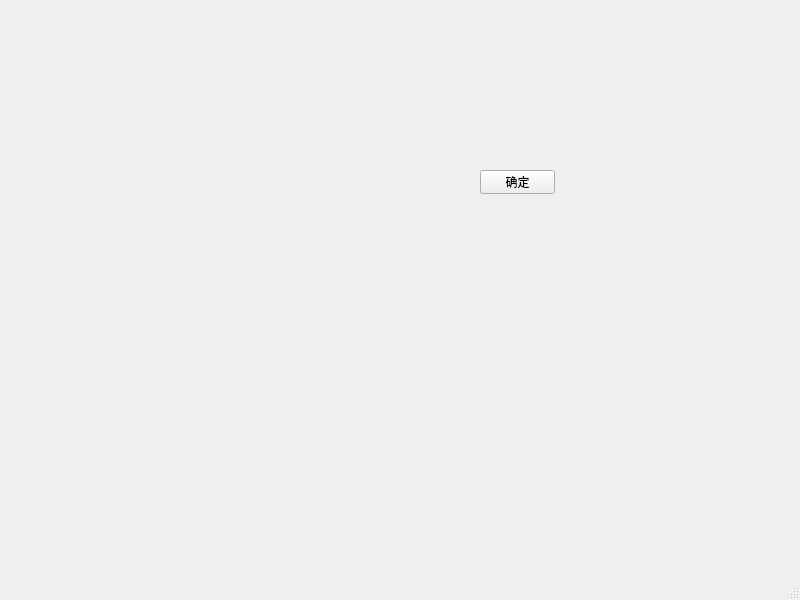
<?xml version="1.0" encoding="UTF-8"?>
<ui version="4.0">
 <class>MainWindow</class>
 <widget class="QMainWindow" name="MainWindow">
  <property name="geometry">
   <rect>
    <x>0</x>
    <y>0</y>
    <width>800</width>
    <height>600</height>
   </rect>
  </property>
  <property name="windowTitle">
   <string>MainWindow</string>
  </property>
  <widget class="QWidget" name="centralwidget">
   <widget class="QPushButton" name="pushButton">
    <property name="geometry">
     <rect>
      <x>480</x>
      <y>170</y>
      <width>75</width>
      <height>24</height>
     </rect>
    </property>
    <property name="text">
     <string>确定</string>
    </property>
   </widget>
  </widget>
  <widget class="QMenuBar" name="menubar">
   <property name="geometry">
    <rect>
     <x>0</x>
     <y>0</y>
     <width>800</width>
     <height>22</height>
    </rect>
   </property>
  </widget>
  <widget class="QStatusBar" name="statusbar"/>
 </widget>
 <resources/>
 <connections/>
</ui>
